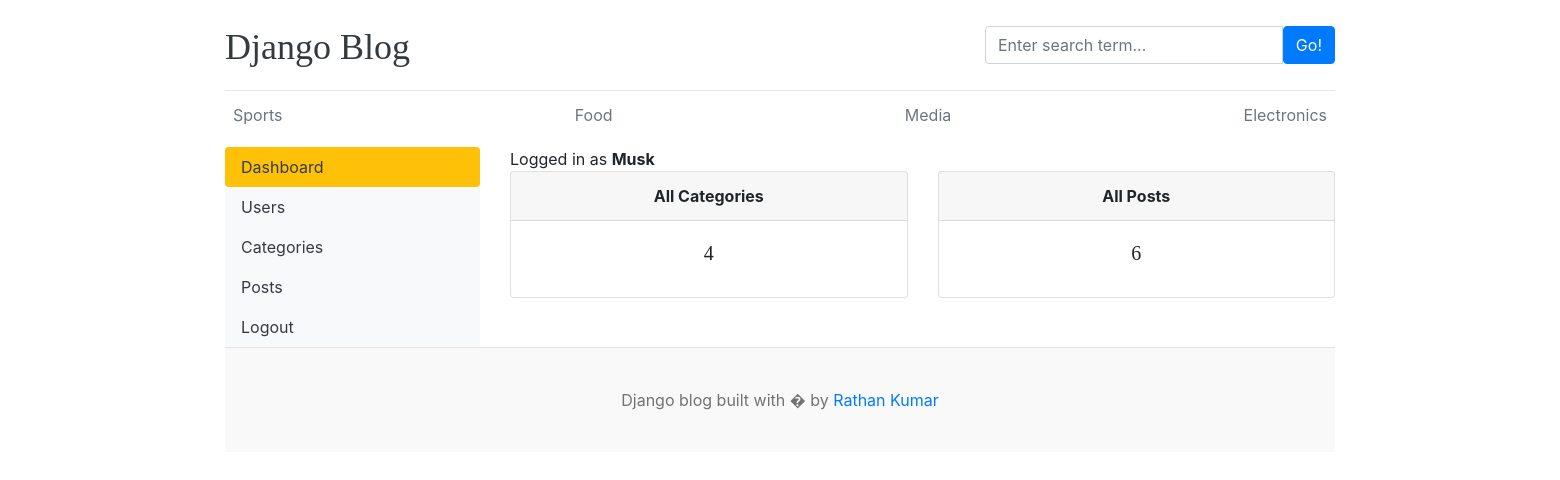
The page /dashboard/ (signed in) on the database its author committed.
### blogs/models.py (models this page shows, shortened)
class Category(models.Model):
    category_name=models.CharField(max_length=50,unique=True)
    created_at=models.DateTimeField(auto_now_add=True)
    updated_at=models.DateTimeField(auto_now=True)
    class Meta:
        verbose_name_plural ='categories'

### dashboard/views.py (the view)
# urls.py: path('dashboard/',include('dashboard.urls')),
@login_required(login_url='login')
def dashboard(request):
    category_count = Category.objects.all().count()
    blogs_count = Blog.objects.all().count()
    context={
        'category_count':category_count,
        'blogs_count':blogs_count,
    }
    return render(request,'dashboard/dashboard.html',context)

### blogs/context_processors.py (called while the page is built)
def get_categories(request):
    categories=Category.objects.all()
    return dict(categories=categories)

def get_about(request):
    try:
        about_us=About.objects.get()
    except:
        about_us=None
    print(about_us)
    return dict(about=about_us)

### blogs/models.py (called while the page is built)
    def __str__(self):
        return self.about_us[:10]

### templates/dashboard/dashboard.html
{% extends 'base.html' %}
{% block content%}
<div class="row">
      {% include 'dashboard/sidebar.html' %}
     <div class="col-md-9">
        <span>Logged in as <b>{{user}}</b></span>
        <div class="row">
            <div class="col">
                <div class="card border-default mb-3">
                    <div class="card-header text-center text-upppercase font-weight-bold">All Categories</div>
                    <div class="card-body text-center">
                        <h5 class="card-title text-center">{{category_count}}</h5>
                    </div>
                </div>
            </div>
            <div class="col">
                <div class="card border-default mb-3">
                    <div class="card-header text-center text-upppercase font-weight-bold">All Posts</div>
                    <div class="card-body text-center">
                        <h5 class="card-title text-center">{{blogs_count}}</h5>
                    </div>
                </div>
            </div>
        </div>
     </div>
</div>
{% endblock %}

### templates/base.html (shortened to what this page needs)
{% load static %}
<!DOCTYPE html>
<html lang="en">
<head>
    <link href="https://getbootstrap.com/docs/4.0/dist/css/bootstrap.min.css" rel="stylesheet">
    <link rel="stylesheet" href="https://cdnjs.cloudflare.com/ajax/libs/font-awesome/4.7.0/css/font-awesome.min.css">
    <link href="{% static 'css/blog.css' %}" rel="stylesheet">
  </head>
<body>
    <div class="container">
      <header class="blog-header py-3">
        <div class="row flex-nowrap justify-content-between align-items-center">
          <div class="col-8 pt-1">
            <a class="blog-header-logo text-dark" href="/">Django Blog</a>
          </div>
          <div class="col-4">
            <form action="{% url 'search' %}" method="GET">
              <dic class="input-group">
                <input class="form-control" type="text" name='keyword' placeholder="Enter search term..." aria-label="Enter search term..." aria-describedby="button-search" style="position: center;"/>
                <button type="submit" class="btn btn-primary" id="button-search" type="button">Go!</button>
              </dic>
            </form>
          </div>
          <div class="col-4 d-flex justify-content-end align-items-center">
          </div>
        </div>
      </header>
      <div class="nav-scroller py-1 mb-2">
        <nav class="nav d-flex justify-content-between">
          {% for ct in categories %}
          <a class="p-2 text-muted" href="{% url 'posts_by_category' ct.id %}">{{ct.category_name}}</a>
          {% endfor %}
        </nav>
      </div>
{% block content %}
{% endblock %}
<footer class="blog-footer">
  <p>Django blog built with � by <a href="#">Rathan Kumar</a></p>
</footer>
</body>
</html>

### blog_main/static/css/blog.css (style rules this page uses)
.blog-header { border-bottom: 1px solid #e5e5e5; }
.blog-header-logo { font-family: "Playfair Display", Georgia, "Times New Roman", serif; font-size: 2.25rem; }
h1, h2, h3, h4, h5, h6 { font-family: "Playfair Display", Georgia, "Times New Roman", serif; }
.blog-footer { padding: 2.5rem 0; color: #727272; text-align: center; background-color: #f9f9f9; border-top: .05rem solid #e5e5e5; }
.blog-footer p:last-child { margin-bottom: 0; }

### rows shown on the page
Category: category_name "Sports"
Category: category_name "Food"
Category: category_name "Media"
Category: category_name "Electronics"

### other values the page prints
{{ user }} "Musk"
{{ category_count }} "4"
{{ blogs_count }} "6"
